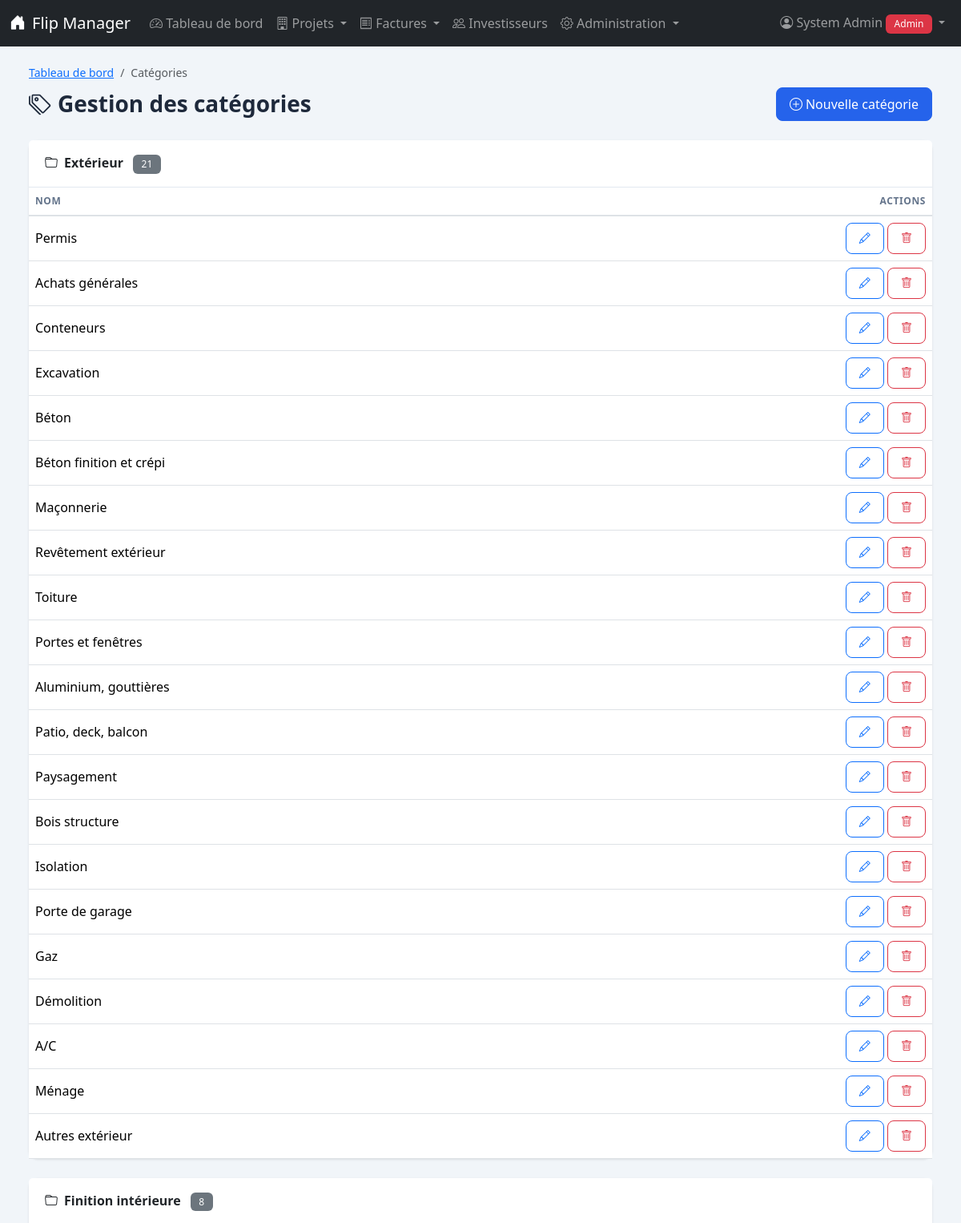
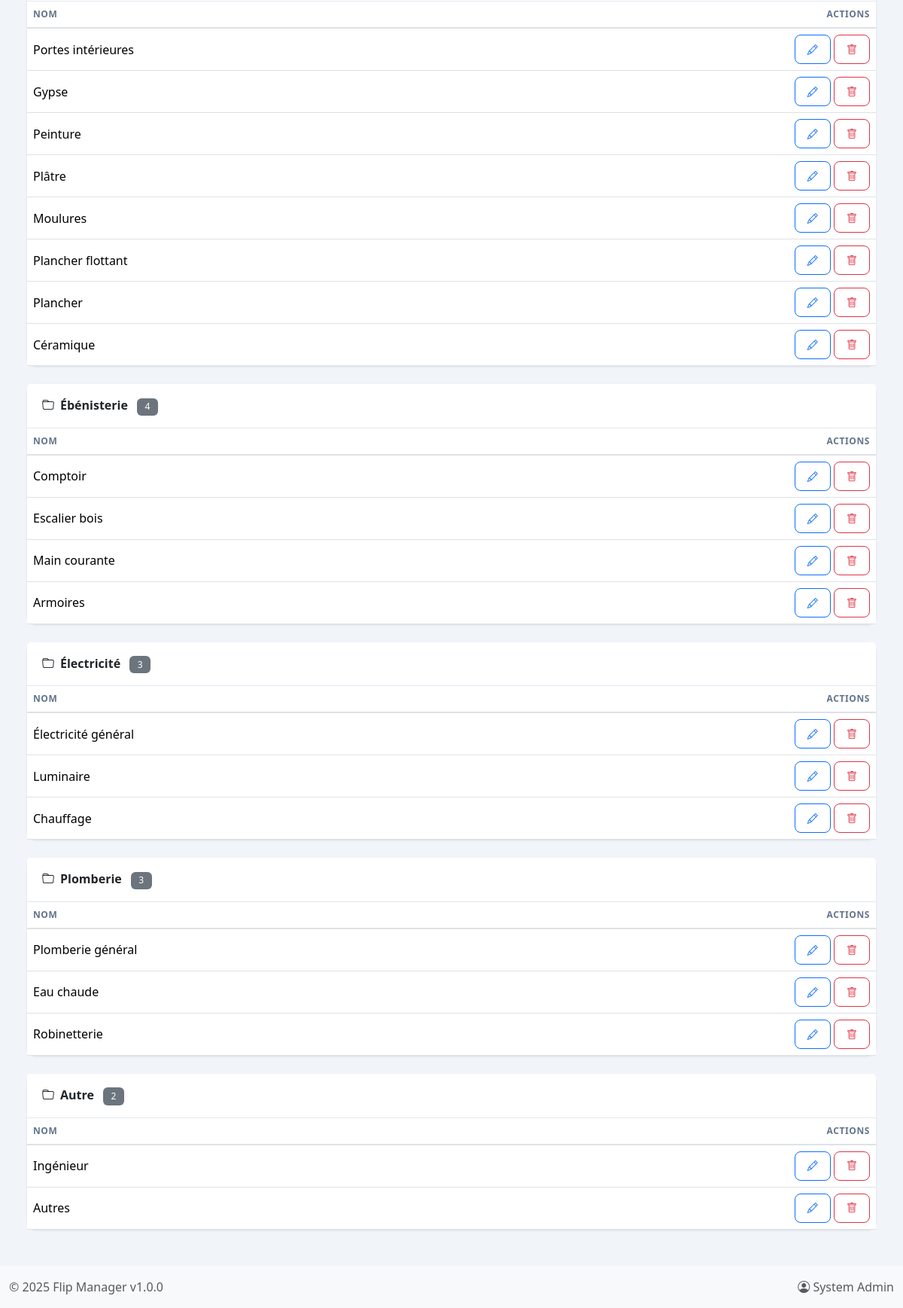
/admin/categories/liste.php (signed in), run on the app's committed database (2 pictures, top to bottom).
### tables this page shows
CREATE TABLE categories (
    id INT AUTO_INCREMENT PRIMARY KEY,
    nom VARCHAR(100) NOT NULL,
    groupe ENUM('exterieur', 'finition', 'ebenisterie', 'electricite', 'plomberie', 'autre') NOT NULL,
    ordre INT DEFAULT 0
);

### includes/auth.php (called while the page is built, shortened)
<?php
function isLoggedIn() {
    return isset($_SESSION['user_id']) && !empty($_SESSION['user_id']);
}
function isAdmin() {
    return isset($_SESSION['role']) && $_SESSION['role'] === 'admin';
}
function getCurrentUserName() {
    $prenom = $_SESSION['user_prenom'] ?? '';
    $nom = $_SESSION['user_nom'] ?? '';
    return trim($prenom . ' ' . $nom);
}

### includes/functions.php (called while the page is built, shortened)
<?php
function e($string) {
    return htmlspecialchars($string ?? '', ENT_QUOTES, 'UTF-8');
}

### admin/categories/liste.php (the view, shortened to what this page needs)
<?php
require_once '../../config.php';
require_once '../../includes/auth.php';
require_once '../../includes/functions.php';
$groupeLabels = [
    'exterieur' => 'Extérieur',
    'finition' => 'Finition intérieure',
    'ebenisterie' => 'Ébénisterie',
    'electricite' => 'Électricité',
    'plomberie' => 'Plomberie',
    'autre' => 'Autre'
];
$stmt = $pdo->query("SELECT * FROM categories ORDER BY groupe, ordre, nom");
$categories = $stmt->fetchAll();
$categoriesGroupees = [];
foreach ($categories as $cat) {
    $categoriesGroupees[$cat['groupe']][] = $cat;
}
include '../../includes/header.php';
?>
<div class="container-fluid">
    <div class="page-header">
        <nav aria-label="breadcrumb">
            <ol class="breadcrumb">
                <li class="breadcrumb-item"><a href="/admin/index.php">Tableau de bord</a></li>
                <li class="breadcrumb-item active">Catégories</li>
            </ol>
        </nav>
        <div class="d-flex justify-content-between align-items-center">
            <h1><i class="bi bi-tags me-2"></i>Gestion des catégories</h1>
            <button type="button" class="btn btn-primary" data-bs-toggle="modal" data-bs-target="#addModal">
                <i class="bi bi-plus-circle me-1"></i>Nouvelle catégorie
            </button>
        </div>
    </div>
    <?php foreach ($groupeLabels as $groupe => $label): ?>
        <div class="card mb-4">
            <div class="card-header">
                <i class="bi bi-folder me-2"></i><?= $label ?>
                <span class="badge bg-secondary ms-2"><?= count($categoriesGroupees[$groupe] ?? []) ?></span>
            </div>
            <div class="card-body p-0">
                <?php if (empty($categoriesGroupees[$groupe])): ?>
                    <p class="text-muted p-3 mb-0">Aucune catégorie dans ce groupe.</p>
                <?php else: ?>
                    <div class="table-responsive">
                        <table class="table table-hover mb-0">
                            <thead>
                                <tr>
                                    <th>Nom</th>
                                    <th class="text-end">Actions</th>
                                </tr>
                            </thead>
                            <tbody>
                                <?php foreach ($categoriesGroupees[$groupe] as $cat): ?>
                                    <tr>
                                        <td><?= e($cat['nom']) ?></td>
                                        <td class="text-end">
                                            <button type="button" class="btn btn-outline-primary btn-sm"
                                                    data-bs-toggle="modal" data-bs-target="#editModal<?= $cat['id'] ?>">
                                                <i class="bi bi-pencil"></i>
                                            </button>
                                            <button type="button" class="btn btn-outline-danger btn-sm"
                                                    data-bs-toggle="modal" data-bs-target="#deleteModal<?= $cat['id'] ?>">
                                                <i class="bi bi-trash"></i>
                                            </button>
                                        </td>
                                    </tr>
                                <?php endforeach; ?>
                            </tbody>
                        </table>
                    </div>
                <?php endif; ?>
            </div>
        </div>
    <?php endforeach; ?>
</div>
<?php include '../../includes/footer.php'; ?>

### includes/header.php (shortened to what this page needs)
<!DOCTYPE html>
<html lang="fr">
<head>
    <link href="https://cdn.jsdelivr.net/npm/bootstrap@5.3.2/dist/css/bootstrap.min.css" rel="stylesheet">
    <link href="https://cdn.jsdelivr.net/npm/bootstrap-icons@1.11.1/font/bootstrap-icons.css" rel="stylesheet">
    <link href="https://cdn.jsdelivr.net/npm/flatpickr/dist/flatpickr.min.css" rel="stylesheet">
    <link href="https://cdn.jsdelivr.net/npm/flatpickr/dist/themes/light.css" rel="stylesheet">
    <link href="/assets/css/style.css" rel="stylesheet">
</head>
<body>
    <?php if (isLoggedIn()): ?>
        <?php include __DIR__ . '/navbar.php'; ?>
    <?php endif; ?>
    <main class="<?= isLoggedIn() ? 'main-content' : '' ?>">

### includes/navbar.php (shortened to what this page needs)
<?php
$currentUri = $_SERVER['REQUEST_URI'];
$isAdmin = isAdmin();
?>
<nav class="navbar navbar-expand-lg navbar-dark bg-dark fixed-top">
    <div class="container-fluid">
        <a class="navbar-brand d-flex align-items-center" href="<?= $isAdmin ? '/admin/index.php' : '/employe/index.php' ?>">
            <i class="bi bi-house-door-fill me-2"></i>
            <?= APP_NAME ?>
        </a>
        <div class="collapse navbar-collapse" id="navbarMain">
            <ul class="navbar-nav me-auto mb-2 mb-lg-0">
                <?php if ($isAdmin): ?>
                    <li class="nav-item">
                        <a class="nav-link <?= strpos($currentUri, '/admin/index.php') !== false ? 'active' : '' ?>"
                           href="/admin/index.php">
                            <i class="bi bi-speedometer2"></i> Tableau de bord
                        </a>
                    </li>
                    <li class="nav-item dropdown">
                        <a class="nav-link dropdown-toggle <?= strpos($currentUri, '/admin/projets/') !== false ? 'active' : '' ?>"
                           href="#" data-bs-toggle="dropdown">
                            <i class="bi bi-building"></i> Projets
                        </a>
                    </li>
                    <li class="nav-item dropdown">
                        <a class="nav-link dropdown-toggle <?= strpos($currentUri, '/admin/factures/') !== false ? 'active' : '' ?>"
                           href="#" data-bs-toggle="dropdown">
                            <i class="bi bi-receipt"></i> Factures
                        </a>
                    </li>
                    <li class="nav-item">
                        <a class="nav-link <?= strpos($currentUri, '/admin/investisseurs/') !== false ? 'active' : '' ?>"
                           href="/admin/investisseurs/liste.php">
                            <i class="bi bi-people"></i> Investisseurs
                        </a>
                    </li>
                    <li class="nav-item dropdown">
                        <a class="nav-link dropdown-toggle" href="#" data-bs-toggle="dropdown">
                            <i class="bi bi-gear"></i> Administration
                        </a>
                    </li>
                <?php endif; ?>
            </ul>
            <ul class="navbar-nav">
                <li class="nav-item dropdown">
                    <a class="nav-link dropdown-toggle" href="#" data-bs-toggle="dropdown">
                        <i class="bi bi-person-circle"></i>
                        <?= e(getCurrentUserName()) ?>
                        <span class="badge <?= $isAdmin ? 'bg-danger' : 'bg-secondary' ?>">
                            <?= $isAdmin ? 'Admin' : 'Employé' ?>
                        </span>
                    </a>
                </li>
            </ul>
        </div>
    </div>
</nav>

### includes/footer.php (shortened to what this page needs)
</main>
    <?php if (isLoggedIn()): ?>
    <footer class="footer mt-auto py-3 bg-light">
        <div class="container-fluid">
            <div class="d-flex justify-content-between align-items-center">
                <span class="text-muted">&copy; <?= date('Y') ?> <?= APP_NAME ?> v<?= APP_VERSION ?></span>
                <span class="text-muted">
                    <i class="bi bi-person-circle"></i>
                    <?= e(getCurrentUserName()) ?>
                </span>
            </div>
        </div>
    </footer>
    <?php endif; ?>
</body>
</html>

### assets/css/style.css (style rules this page uses)
:root { --primary-color: #2563eb; --secondary-color: #64748b; --success-color: #22c55e; --danger-color: #ef4444; --warning-color: #f59e0b; --info-color: #06b6d4; --dark-color: #1e293b; --light-color: #f8fafc; --navbar-height: 56px; }
* { box-sizing: border-box; }
body { font-family: 'Segoe UI', Tahoma, Geneva, Verdana, sans-serif; background-color: #f1f5f9; min-height: 100vh; display: flex; flex-direction: column; }
.main-content { margin-top: var(--navbar-height); padding: 1.5rem; flex: 1; }
.footer { margin-top: auto; }
.card { border: none; border-radius: 0.75rem; box-shadow: 0 1px 3px rgba(0, 0, 0, 0.1); transition: box-shadow 0.2s ease; }
.card-header { background-color: white; border-bottom: 1px solid #e2e8f0; font-weight: 600; padding: 1rem 1.25rem; }
.table { margin-bottom: 0; }
.table th { font-weight: 600; color: var(--secondary-color); text-transform: uppercase; font-size: 0.75rem; letter-spacing: 0.05em; border-bottom-width: 2px; }
.table td { vertical-align: middle; }
.btn { font-weight: 500; border-radius: 0.5rem; padding: 0.5rem 1rem; transition: all 0.15s ease; }
.btn-primary { background-color: var(--primary-color); border-color: var(--primary-color); }
.badge { font-weight: 500; padding: 0.35rem 0.65rem; border-radius: 0.375rem; }
.page-header { margin-bottom: 1.5rem; }
.page-header h1 { font-size: 1.75rem; font-weight: 700; color: var(--dark-color); margin: 0; }
.page-header .breadcrumb { margin-bottom: 0.5rem; font-size: 0.875rem; }

### data on the page
categories: nom "Permis"
categories: nom "Achats générales"
categories: nom "Conteneurs"
categories: nom "Excavation"
categories: nom "Béton"
categories: nom "Béton finition et crépi"
categories: nom "Maçonnerie"
categories: nom "Revêtement extérieur"
categories: nom "Toiture"
categories: nom "Portes et fenêtres"
categories: nom "Aluminium, gouttières"
categories: nom "Patio, deck, balcon"
categories: nom "Paysagement"
categories: nom "Bois structure"
categories: nom "Isolation"
categories: nom "Porte de garage"
categories: nom "Gaz"
categories: nom "Démolition"
categories: nom "A/C"
categories: nom "Ménage"
categories: nom "Autres extérieur"
categories: nom "Portes intérieures"
categories: nom "Gypse"
categories: nom "Peinture"
categories: nom "Plâtre"
categories: nom "Moulures"
categories: nom "Plancher flottant"
categories: nom "Plancher"
categories: nom "Céramique"
categories: nom "Comptoir"
categories: nom "Escalier bois"
categories: nom "Main courante"
categories: nom "Armoires"
categories: nom "Électricité général"
categories: nom "Luminaire"
categories: nom "Chauffage"
categories: nom "Plomberie général"
categories: nom "Eau chaude"
categories: nom "Robinetterie"
categories: nom "Ingénieur"
categories: nom "Autres"

### other printed values
APP_NAME "Flip Manager"
getCurrentUserName() "System Admin"
$label "Extérieur"
count($categoriesGroupees[$groupe] ?? []) "21"
$label "Finition intérieure"
count($categoriesGroupees[$groupe] ?? []) "8"
$label "Ébénisterie"
count($categoriesGroupees[$groupe] ?? []) "4"
$label "Électricité"
count($categoriesGroupees[$groupe] ?? []) "3"
$label "Plomberie"
$label "Autre"
count($categoriesGroupees[$groupe] ?? []) "2"
APP_VERSION "1.0.0"
